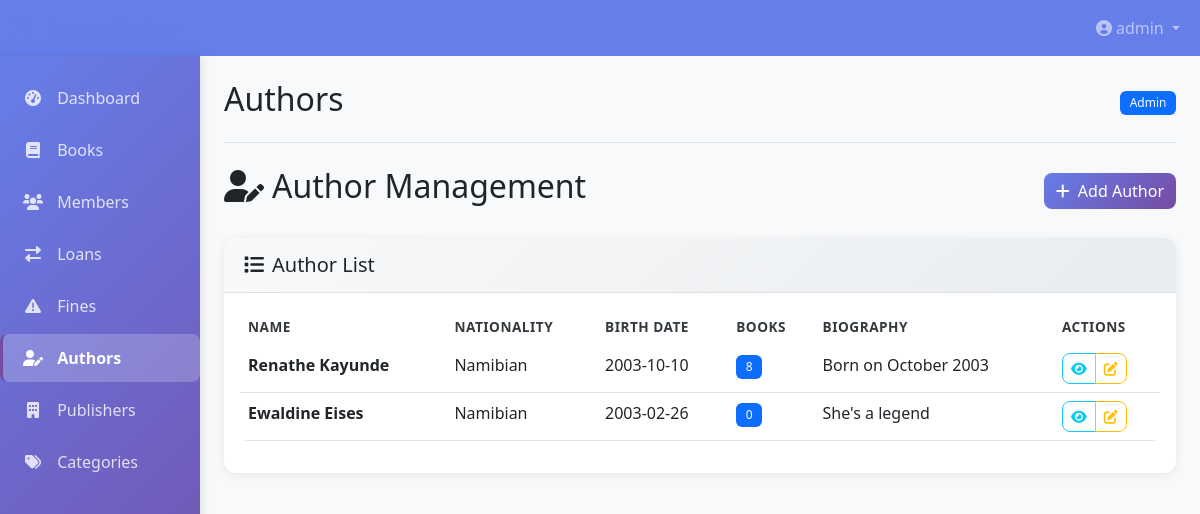
The page /authors (signed in) on the database as committed earlier.
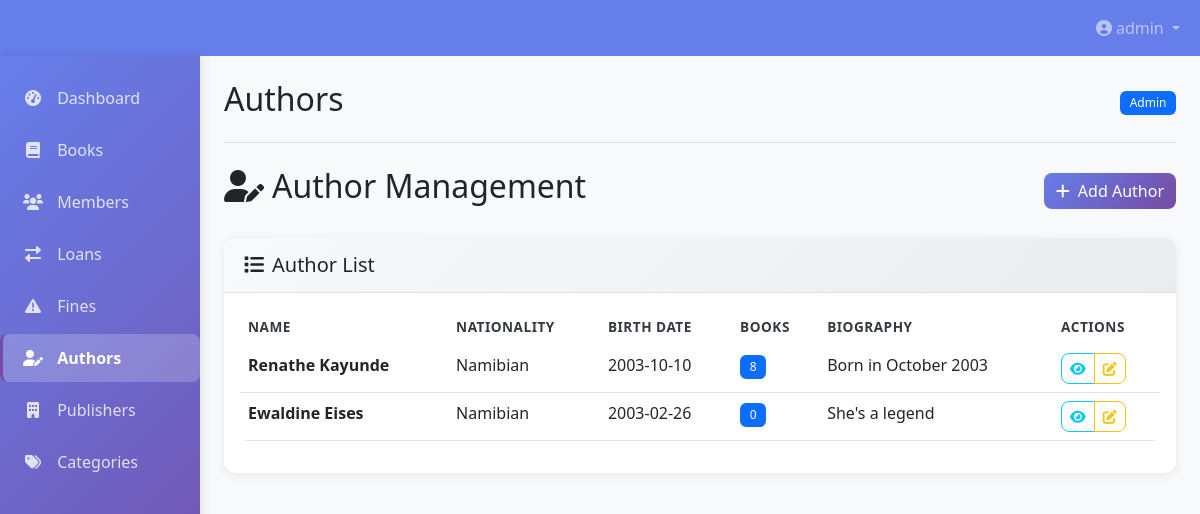
The same page on the database as committed later.
### app.py (models this page shows)
class Author(db.Model):
    id = db.Column(db.Integer, primary_key=True)
    name = db.Column(db.String(200), nullable=False)
    biography = db.Column(db.Text)
    birth_date = db.Column(db.Date)
    nationality = db.Column(db.String(100))
    created_at = db.Column(db.DateTime, default=datetime.utcnow)
    books = db.relationship('Book', backref='author', lazy=True)

### app.py (the view)
@app.route('/authors')
@login_required
def authors():
    if current_user.role not in ['admin', 'librarian']:
        flash('Access denied', 'error')
        return redirect(url_for('dashboard'))
    authors = Author.query.all()
    form = AuthorForm()
    current_date = date.today().isoformat()  # Add this line
    return render_template('authors.html', title='Authors', authors=authors, form=form, current_date=current_date)

### app.py (called while the page is built)
@app.context_processor
def inject_now():
    return {'now': datetime.utcnow()}

@login_manager.user_loader
def load_user(user_id):
    return User.query.get(int(user_id))

### templates/authors.html (shortened to what this page needs)
{% extends "base.html" %}
{% block content %}
<div class="d-flex justify-content-between align-items-center mb-4">
    <h2><i class="fas fa-user-edit me-2"></i>Author Management</h2>
    {% if current_user.role in ['admin', 'librarian'] %}
    <button class="btn btn-primary" data-bs-toggle="modal" data-bs-target="#addAuthorModal">
        <i class="fas fa-plus me-2"></i>Add Author
    </button>
    {% endif %}
</div>
<div class="card">
    <div class="card-header">
        <h5 class="mb-0"><i class="fas fa-list me-2"></i>Author List</h5>
    </div>
    <div class="card-body">
        {% if authors %}
        <div class="table-responsive">
            <table class="table table-hover">
                <thead>
                    <tr>
                        <th>Name</th>
                        <th>Nationality</th>
                        <th>Birth Date</th>
                        <th>Books</th>
                        <th>Biography</th>
                        <th>Actions</th>
                    </tr>
                </thead>
                <tbody>
                    {% for author in authors %}
                    <tr>
                        <td>
                            <div class="fw-bold">{{ author.name }}</div>
                        </td>
                        <td>{{ author.nationality or 'N/A' }}</td>
                        <td>{{ author.birth_date.strftime('%Y-%m-%d') if author.birth_date else 'N/A' }}</td>
                        <td>
                            <span class="badge bg-primary">{{ author.books|length }}</span>
                        </td>
                        <td>
                            {% if author.biography %}
                            <span class="d-inline-block text-truncate" style="max-width: 200px;">
                                {{ author.biography }}
                            </span>
                            {% else %}
                            <span class="text-muted">No biography</span>
                            {% endif %}
                        </td>
                        <td>
                            <div class="btn-group">
                                <button class="btn btn-sm btn-outline-info view-author-btn"
                                        data-author-id="{{ author.id }}"
                                        data-author-name="{{ author.name }}"
                                        data-author-nationality="{{ author.nationality or 'N/A' }}"
                                        data-author-birth-date="{{ author.birth_date.strftime('%Y-%m-%d') if author.birth_date else 'N/A' }}"
                                        data-author-biography="{{ author.biography or 'No biography available' }}"
                                        data-author-books-count="{{ author.books|length }}"
                                        title="View Details">
                                    <i class="fas fa-eye"></i>
                                </button>
                                {% if current_user.role in ['admin', 'librarian'] %}
                                <button class="btn btn-sm btn-outline-warning edit-author-btn"
                                        data-author-id="{{ author.id }}"
                                        data-author-name="{{ author.name }}"
                                        data-author-nationality="{{ author.nationality or '' }}"
                                        data-author-birth-date="{{ author.birth_date.strftime('%Y-%m-%d') if author.birth_date else '' }}"
                                        data-author-biography="{{ author.biography or '' }}"
                                        title="Edit Author">
                                    <i class="fas fa-edit"></i>
                                </button>
                                {% endif %}
                            </div>
                        </td>
                    </tr>
                    {% endfor %}
                </tbody>
            </table>
        </div>
        {% endif %}
    </div>
</div>
{% endblock %}

Rows that differ between the two databases and show on the page:
changed Author "Renathe Kayunde": biography "Born on October 2003" → "Born in October 2003"
